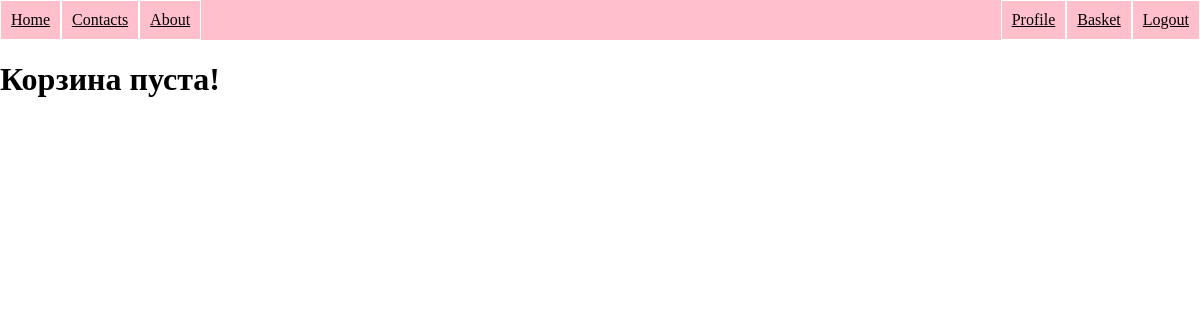
Before: /basket (signed in) with the older database file.
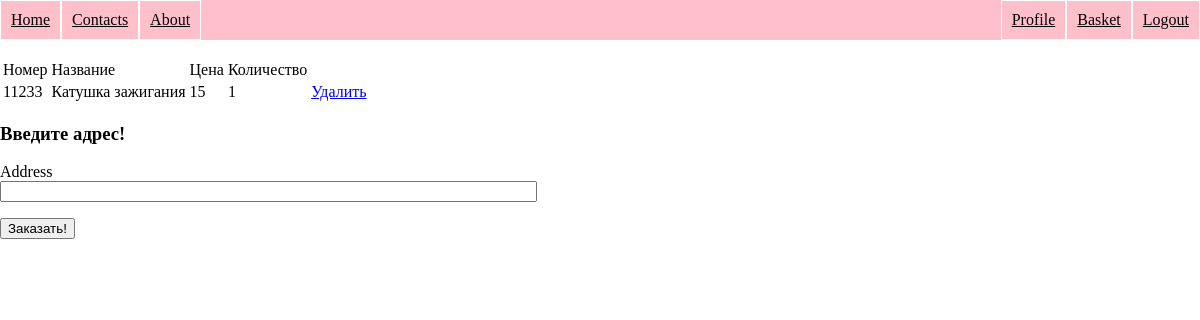
After: the same page with the newer database file.
### app/models.py (models this page shows, shortened)
class Basket(Base):
    __tablename__ = 'basket'
    id = Column(Integer, primary_key=True)
    amount = Column(Integer)
    part_id = Column(Integer, ForeignKey('part.id'))
    part = relationship('Part', back_populates='parent')
    order_id = Column(Integer, ForeignKey('order.id'))
    order = relationship('Order', back_populates='parent')

class Part(Base):
    __tablename__ = 'part'
    id = Column(Integer, primary_key=True)
    part_number = Column(String)
    description = Column(String)  # полное название детали
    price = Column(Integer)
    amount = Column(Integer)
    brand_id = Column(Integer, ForeignKey('brand.id'))
    brand = relationship('Brand', back_populates="parent")
    type_id = Column(Integer, ForeignKey('type.id'))
    type = relationship('Type', back_populates="parent")
    model_id = Column(Integer, ForeignKey('model.id'))
    model = relationship('Model', back_populates="parent")
    element_id = Column(Integer, ForeignKey('element.id'))
    element = relationship('Element', back_populates="parent")
    parent = relationship('Basket', back_populates='part')

### app/main/routes.py (the view, shortened to what this page needs)
@bp.route('/basket', methods=['GET', 'POST'])
def basket():
    form = RegistrationOrder(request.form)
    order = session.query(Order).filter(Order.user_id == current_user.id).filter(Order.status == None).first()
    if order == None:
        basket = 'Корзина пуста!'
    else:
        basket = session.query(Basket).filter(Basket.order_id == order.id).group_by(Basket.part_id).all()
        if basket == []:
            basket = 'Корзина пуста!'
    return render_template('main/basket.html', basket=basket, form=form)

### app/main/forms.py
class RegistrationOrder(Form):
    address = StringField("Address", [DataRequired(message='Введите адрес доставки!')])
    submit = SubmitField('Заказать!')

### app/models.py (called while the page is built)
@login.user_loader
def load_user(id):
    user = session.query(User).get(int(id))
    return user

### app/templates/main/basket.html (shortened to what this page needs)
{% extends "base.html" %}
{% block content %}
{% if basket == 'Корзина пуста!' %}
    <h1>{{ basket }}</h1>
{% else %}
    <table>
        <tr>
            <td>Номер</td>
            <td>Название</td>
            <td>Цена</td>
            <td>Количество</td>
        </tr>
        {% for b in basket %}
        <tr>
            <td>{{ b.part.part_number }}</td>
            <td>{{ b.part.description }}</td>
            <td>{{ b.part.price * b.amount }}</td>
            <td>{{ b.amount }}</td>
            <td><a href="{{ url_for('main.deleteFromBasket', order_id=b.order_id, part_id=b.part_id) }}">Удалить</a> </td>
        </tr>
        <br>
    </table>
        {% endfor %}
    <h3>Введите адрес!</h3>
    <form action="" method="POST" novalidate>
        <p>
            {{ form.address.label }}<br>
            {{ form.address(size=64) }}<br>
        </p>
        <p>
            {{ form.submit() }}
        </p>
</form>
{% endif %}
{% endblock %}

Changed rows visible on the page:
added Basket: part.part_number "11233", part.description "Катушка зажигания", b.part.price*b.amount "15", amount "1"
Other visible differences:
form field submit: (not shown) → "Заказать!"
{{ basket }}: "Корзина пуста!" → (not shown)
text now shown: "Номер Название Цена Количество Введите адрес! Address"
